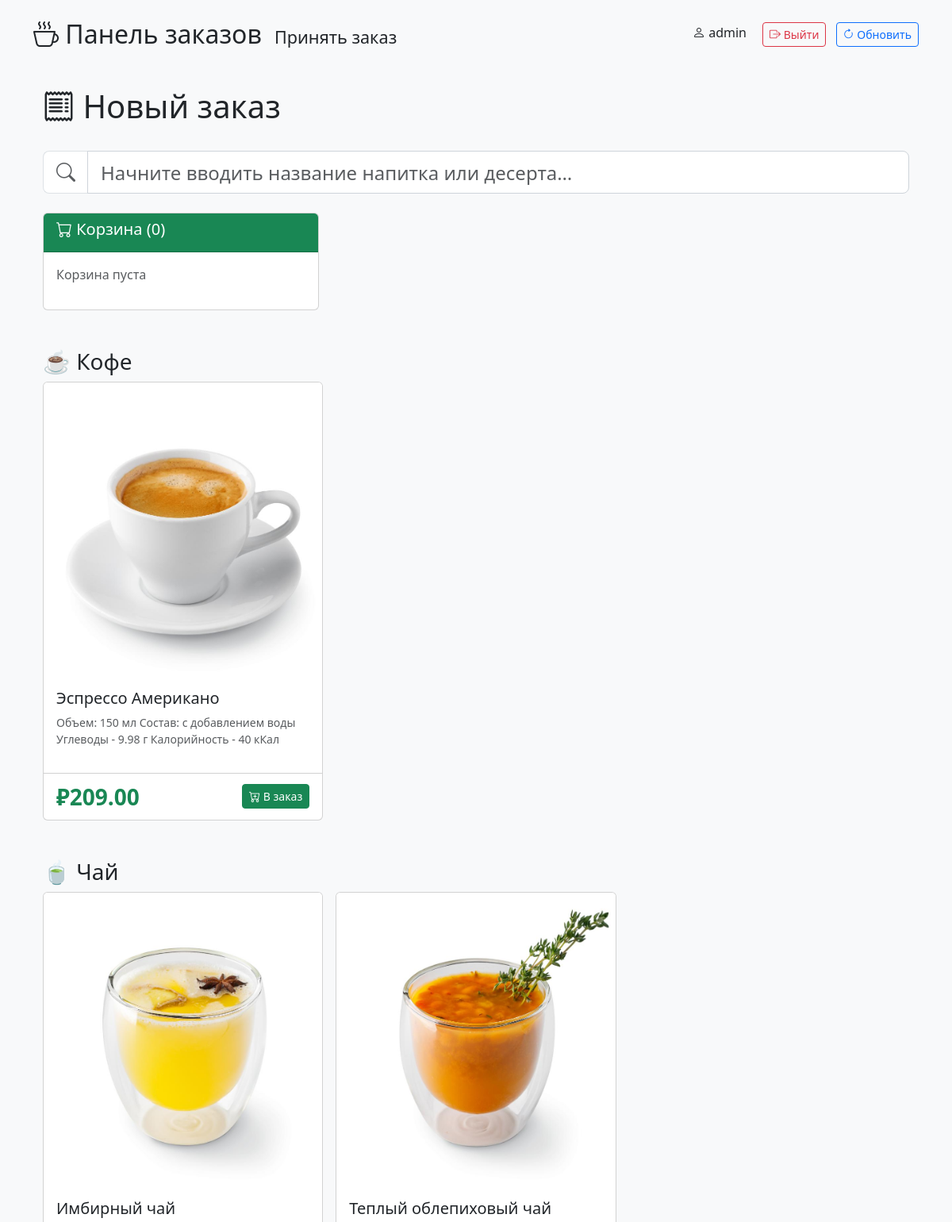
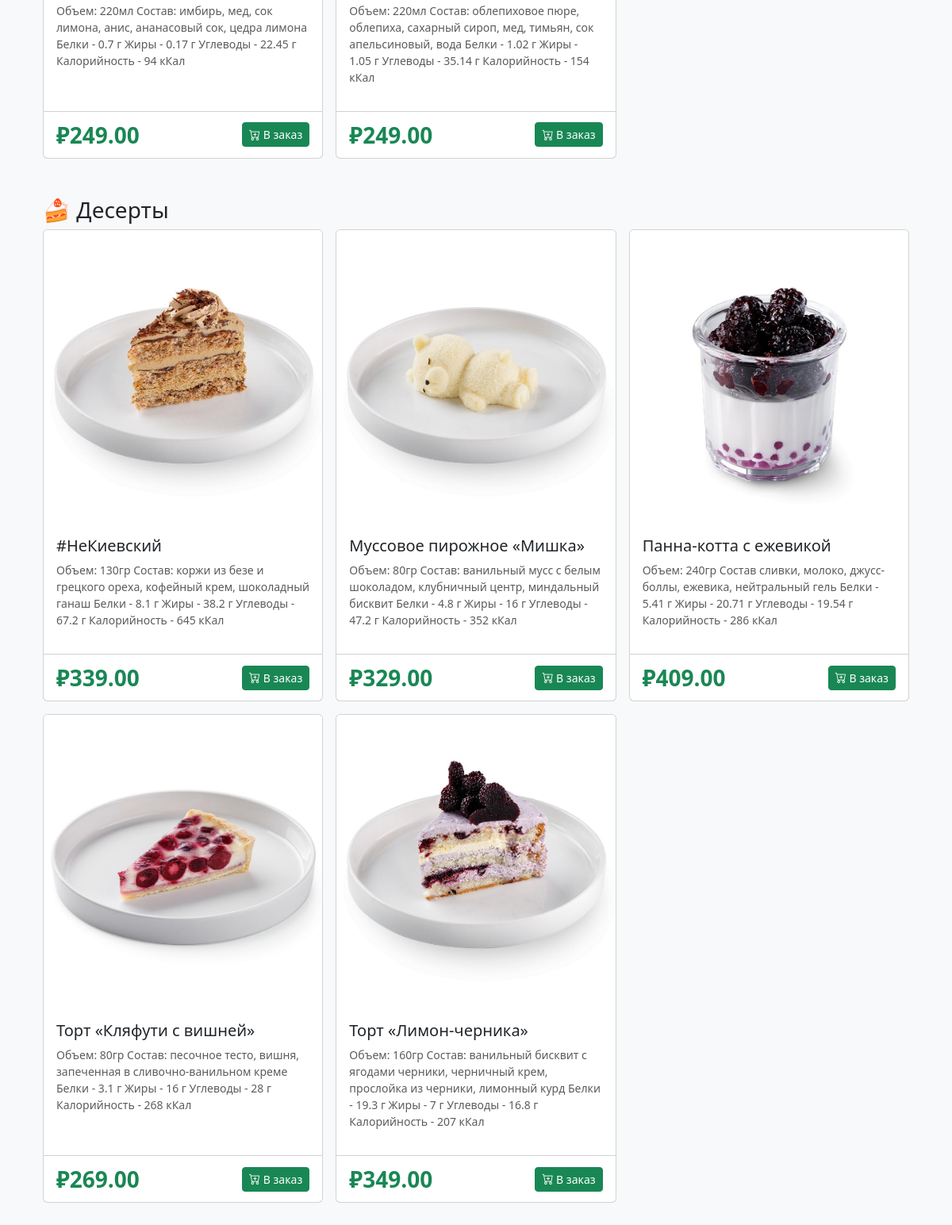
Page /orderPanel/accept/ (signed in) on the committed database (2 pictures, top to bottom).
### bot/models.py (models this page shows, shortened)
class Category(models.Model):
    name = models.CharField("Название", max_length=100, unique=True)
    slug = models.SlugField("Слаг", max_length=100, unique=True, blank=True)
    emoji = models.CharField("Эмодзи", max_length=10, blank=True, help_text="Например: ☕, 🍰")
    order = models.PositiveSmallIntegerField("Порядок", default=0)
    class Meta:
        verbose_name = "Категория"
        verbose_name_plural = "Категории"
        ordering = ['order', 'name']

class MenuItem(models.Model):
    name = models.CharField("Название", max_length=100)
    description = models.TextField("Описание", blank=True)
    price = models.DecimalField("Цена", max_digits=6, decimal_places=2)
    category = models.ForeignKey(
        Category,
        on_delete=models.CASCADE,
        related_name='items',
        verbose_name="Категория"
    )
    image = models.ImageField(
        "Изображение",
        upload_to='menu_items/',      # сохраняется в MEDIA_ROOT/menu_items/
        blank=True,
        null=True,
        help_text="Рекомендуемый размер: 400x400px"
    )
    is_available = models.BooleanField("Доступен", default=True)
    created_at = models.DateTimeField(auto_now_add=True)
    class Meta:
        verbose_name = "Позиция меню"
        verbose_name_plural = "Позиции меню"
        ordering = ['category', 'name']

### barista_app/views.py (the view, shortened to what this page needs)
# urls.py: path('accept/', views.accept_order, name='accept_order'),
@staff_member_required
def accept_order(request):
    categories = Category.objects.prefetch_related('items').filter(
        items__is_available=True
    ).distinct().order_by('order', 'name')
    cart = request.session.get('barista_cart', [])
    cart_items = []
    total = 0
    return render(request, 'barista_app/acceptOrder.html', {
        'categories': categories,
        'cart_items': cart_items,
        'cart_total': total,
    })

### templates/barista_app/acceptOrder.html (shortened to what this page needs)
{% extends 'barista_app/base.html' %}
{% load static %}
{% block content %}
<div class="container py-4">
    <div class="d-flex justify-content-between align-items-center mb-4">
        <h1><i class="bi bi-receipt"></i> Новый заказ</h1>
    </div>
    <div class="row mb-4">
        <div class="col-12">
            <div class="input-group input-group-lg">
                <span class="input-group-text bg-white border-end-0" style="font-size: 1.5rem; padding: 0.48rem 1rem;">
                    <i class="bi bi-search text-muted"></i>
                </span>
                <input type="text" id="menu-search" class="form-control form-control-lg py-3 fs-4" placeholder="Начните вводить название напитка или десерта…" style="border-start-radius: 0;">
            </div>
        </div>
    </div>
    <div class="row">
        <div class="col-12 col-md-4 col-lg-4 mb-5">
            <div class="card">
                <div class="card-header bg-success text-white">
                    <h5><i class="bi bi-cart"></i> Корзина ({{ cart_items|length }})</h5>
                </div>
                <div class="card-body">
                    {% if cart_items %}
                        <ul class="list-group list-group-flush mb-3">
                            {% for cart_item in cart_items %}
                                <li class="list-group-item">
                                    <div class="d-flex justify-content-between">
                                        <span>{{ cart_item.item.name }}</span>
                                        <strong>₽{{ cart_item.total_price }}</strong>
                                    </div>
                                    <form method="post" action="{% url 'barista_app:cart_update' %}" class="mt-2">
                                        {% csrf_token %}
                                        <input type="hidden" name="item_id" value="{{ cart_item.item.id }}">
                                        <div class="input-group" style="max-width: 150px;">
                                            <button type="submit" name="quantity"
                                                    value="{{ cart_item.quantity|add:"-1" }}"
                                                    class="btn btn-outline-secondary">–</button>
                                            <input type="text" class="form-control text-center"
                                                value="{{ cart_item.quantity }}" readonly style="max-width:50px">
                                            <button type="submit" name="quantity"
                                                    value="{{ cart_item.quantity|add:"1" }}"
                                                    class="btn btn-outline-secondary">+</button>
                                        </div>
                                    </form>
                                </li>
                            {% endfor %}
                        </ul>
                        <p class="fs-5"><strong>Итого: ₽{{ cart_total }}</strong></p>
                        <form method="post" action="{% url 'barista_app:create_order' %}">
                            {% csrf_token %}
                            <div class="mb-2">
                                <input type="text" name="phone" class="form-control form-control-sm"
                                    placeholder="Телефон клиента" required>
                            </div>
                            <div class="mb-2">
                                <select name="order_type" class="form-select form-select-sm" required>
                                    <option value="pickup">Самовывоз</option>
                                    <option value="delivery">Доставка</option>
                                </select>
                            </div>
                            <div class="mb-2 delivery-field" style="display:none;">
                                <input type="text" name="address" class="form-control form-control-sm"
                                    placeholder="Адрес доставки">
                            </div>
                            <button type="submit" class="btn btn-primary w-100 btn-sm">
                                Оформить заказ
                            </button>
                        </form>
                        <form method="post" action="{% url 'barista_app:cart_clear' %}" class="mt-2">
                            {% csrf_token %}
                            <button type="submit" class="btn btn-outline-danger w-100 btn-sm">
                                Очистить корзину
                            </button>
                        </form>
                    {% else %}
                        <p class="text-muted">Корзина пуста</p>
                    {% endif %}
                </div>
            </div>
        </div>
        {% for category in categories %}
            <section class="mb-5">
                <h3>{{ category.emoji }} {{ category.name }}</h3>
                <div class="row g-3">
                    {% for item in category.items.all %}
                        <div class="col-12 col-md-4 col-lg-4">
                            <div class="card h-100">
                                {% if item.image %}
                                    <img src="{{ item.image.url }}" class="card-img-top" style="height:370px; object-fit:cover">
                                {% endif %}
                                <div class="card-body">
                                    <h5>{{ item.name }}</h5>
                                    <p class="text-muted small">{{ item.description|truncatewords:40 }}</p>
                                </div>
                                <div class="card-footer bg-transparent">
                                    <div class="d-flex justify-content-between align-items-center">
                                        <strong class="text-success fs-3">₽{{ item.price }}</strong>
                                        <form method="post" action="{% url 'barista_app:cart_add' %}" style="display:inline;">
                                            <button type="submit" class="btn btn-success btn-sm">
                                                <i class="bi bi-cart-plus"></i> В заказ
                                            </button>
                                        </form>
                                    </div>
                                </div>
                            </div>
                        </div>
                    {% endfor %}
                </div>
            </section>
        {% endfor %}
    </div>
</div>
{% endblock %}

### templates/barista_app/base.html (shortened to what this page needs)
{% load static %}
<!DOCTYPE html>
<html lang="ru">
<head>
    <link href="{% static 'css/style.css' %}" rel="stylesheet">
    <link href="{% static 'css/bootstrap.min.css' %}" rel="stylesheet">
    <link rel="stylesheet" href="https://cdn.jsdelivr.net/npm/bootstrap-icons@1.11.3/font/bootstrap-icons.min.css">
</head>
<body class="bg-light">
    <div class="container py-4">
        {% block header %}
            {% include 'barista_app/header.html' %}
        {% endblock %}
        {% block content %}{% endblock %}
    </div>
</body>
</html>

### templates/barista_app/header.html
{% load static %}
<div class="d-flex justify-content-between align-items-center mb-4">
    <div class="d-flex align-items-baseline">
        <h2 class="me-3 mb-0" style="display: inline-block;">
            <a href="{% url 'barista_app:order_panel' %}" class="text-dark text-decoration-none">
                <i class="bi bi-cup-hot"></i> Панель заказов
            </a>
        </h2>
        <a href="{% url 'barista_app:accept_order' %}" class="text-dark text-decoration-none" style="font-weight: 500; font-size: 1.35rem; line-height: 1.2;">
            Принять заказ
        </a>
    </div>
    <div>
        <span class="me-3">
            <i class="bi bi-person"></i>
            {{ user.username }}
        </span>
        <a href="{% url 'logout' %}" class="btn btn-outline-danger btn-sm">
            <i class="bi bi-box-arrow-right"></i> Выйти
        </a>
        <button class="btn btn-outline-primary btn-sm ms-2" onclick="location.reload()">
            <i class="bi bi-arrow-clockwise"></i> Обновить
        </button>
    </div>
</div>

### static/css/style.css (style rules this page uses)
input[type="text"], input[type="password"] { outline: none !important; box-shadow: none !important; border-color: #ced4da !important; }
.input-group .form-control { height: calc(2.25rem + 2px); }

### rows in the picture
Category: emoji "☕", name "Кофе"
MenuItem: image (picture), name "Эспрессо Американо", description "Объем: 150 мл Состав: с добавлением воды Углеводы - 9.98 г Калорийность - 40 кКал", price "209.00"
Category: emoji "🍵", name "Чай"
MenuItem: image (picture), name "Имбирный чай", description "Объем: 220мл Состав: имбирь, мед, сок лимона, анис, ананасовый сок, цедра лимона Белки - 0.7 г Жиры - 0.17 г Углеводы - 22.45 г Калорийность - 94 кКал", price "249.00"
MenuItem: image (picture), name "Теплый облепиховый чай", description "Объем: 220мл Состав: облепиховое пюре, облепиха, сахарный сироп, мед, тимьян, сок апельсиновый, вода Белки - 1.02 г Жиры - 1.05 г Углеводы - 35.14 г Калорийность - 154 кКал", price "249.00"
Category: emoji "🍰", name "Десерты"
MenuItem: image (picture), name "#НеКиевский", description "Объем: 130гр Состав: коржи из безе и грецкого ореха, кофейный крем, шоколадный ганаш Белки - 8.1 г Жиры - 38.2 г Углеводы - 67.2 г Калорийность - 645 кКал", price "339.00"
MenuItem: image (picture), name "Муссовое пирожное «Мишка»", description "Объем: 80гр Состав: ванильный мусс с белым шоколадом, клубничный центр, миндальный бисквит Белки - 4.8 г Жиры - 16 г Углеводы - 47.2 г Калорийность - 352 кКал", price "329.00"
MenuItem: image (picture), name "Панна-котта с ежевикой", description "Объем: 240гр Состав сливки, молоко, джусс-боллы, ежевика, нейтральный гель Белки - 5.41 г Жиры - 20.71 г Углеводы - 19.54 г Калорийность - 286 кКал", price "409.00"
MenuItem: image (picture), name "Торт «Кляфути с вишней»", description "Объем: 80гр Состав: песочное тесто, вишня, запеченная в сливочно-ванильном креме Белки - 3.1 г Жиры - 16 г Углеводы - 28 г Калорийность - 268 кКал", price "269.00"
MenuItem: image (picture), name "Торт «Лимон-черника»", description "Объем: 160гр Состав: ванильный бисквит с ягодами черники, черничный крем, прослойка из черники, лимонный курд Белки - 19.3 г Жиры - 7 г Углеводы - 16.8 г Калорийность - 207 кКал", price "349.00"

### other values in the picture
{{ user.username }} "admin"
{{ cart_items|length }} "0"
